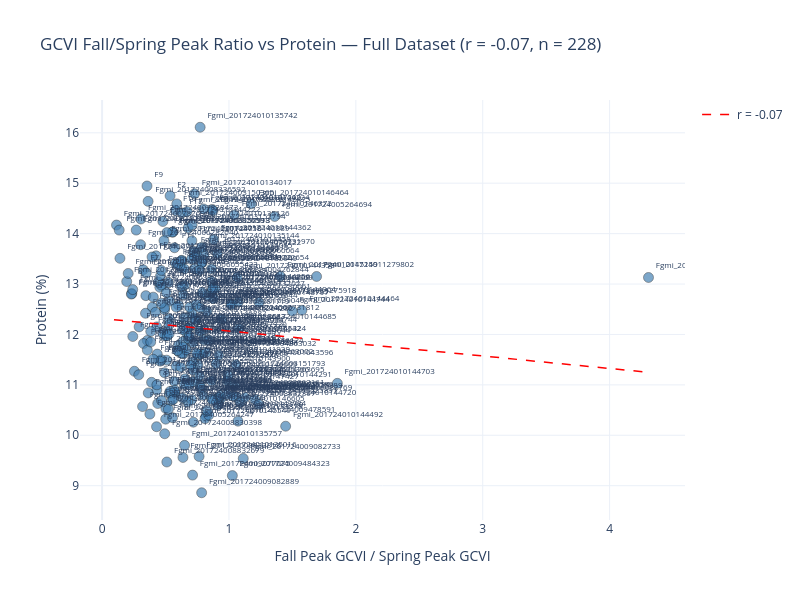

Write notebook code for a chart like this one.
### Markdown cell above
## 1b. GCVI Fall/Spring Peak Ratio vs Protein

Exploratory analysis: does the ratio of fall (tillering) GCVI peak to spring
(heading) GCVI peak correlate with grain protein across the full training set?

### Code cell
import plotly.graph_objects as go

# Load raw spectral time series and detected peaks
spectral_raw = pd.read_parquet(f'{output_dir}/spectral_raw.parquet')
spectral_raw['date'] = pd.to_datetime(spectral_raw['date'])

peak_df = pd.read_csv(f'{output_dir}/peak_days.csv')
peak_df['peak_date'] = pd.to_datetime(peak_df['peak_date'])
peak_df['field_key'] = peak_df['field_key'].astype(str)

# Protein per field from engineered features
protein_by_field = df.groupby('field_key')['protein_pct'].mean()

# Compute fall/spring GCVI peak ratio for every field
peak_ratio_records = []

for fk in spectral_raw['field_key'].unique():
    fk_str = str(fk)
    grp = spectral_raw[spectral_raw['field_key'] == fk].copy()

    peak_row = peak_df[peak_df['field_key'] == fk_str]
    if len(peak_row) == 0:
        continue
    peak_date = pd.Timestamp(peak_row.iloc[0]['peak_date'])

    # Spring window: +/- 15 days around peak
    spring_window = grp[(grp['date'] >= peak_date - pd.Timedelta(days=15)) &
                        (grp['date'] <= peak_date + pd.Timedelta(days=15))]
    spring_peak_gcvi = spring_window['GCVI'].max()

    # Fall window: Oct 1 – Jan 31 (tillering period for winter wheat)
    fall_window = grp[(grp['date'] >= '2024-10-01') & (grp['date'] <= '2025-01-31')]
    fall_peak_gcvi = fall_window['GCVI'].max() if len(fall_window) > 0 else np.nan

    protein_val = protein_by_field.get(fk_str, np.nan)

    peak_ratio_records.append({
        'field_key': fk_str,
        'fall_peak_gcvi': fall_peak_gcvi,
        'spring_peak_gcvi': spring_peak_gcvi,
        'peak_ratio': fall_peak_gcvi / spring_peak_gcvi if spring_peak_gcvi > 0 else np.nan,
        'protein_pct': protein_val
    })

peak_ratio_df = pd.DataFrame(peak_ratio_records).dropna()
corr = peak_ratio_df['peak_ratio'].corr(peak_ratio_df['protein_pct'])

print(f"Fields with valid ratio: {len(peak_ratio_df)}")
print(f"Pearson r = {corr:.3f}")

# --- Scatter plot ---
fig = go.Figure()
fig.add_trace(go.Scatter(
    x=peak_ratio_df['peak_ratio'],
    y=peak_ratio_df['protein_pct'],
    mode='markers+text',
    marker=dict(size=10, color='steelblue', opacity=0.7,
                line=dict(color='black', width=0.5)),
    text=['F' + str(fk) for fk in peak_ratio_df['field_key']],
    textposition='top right', textfont=dict(size=8),
    hovertemplate=(
        'Field %{text}<br>'
        'Fall/Spring ratio: %{x:.2f}<br>'
        'Protein: %{y:.2f}%<extra></extra>'
    ),
    showlegend=False
))

# Trend line
z = np.polyfit(peak_ratio_df['peak_ratio'], peak_ratio_df['protein_pct'], 1)
x_line = np.linspace(peak_ratio_df['peak_ratio'].min() - 0.02,
                     peak_ratio_df['peak_ratio'].max() + 0.02, 50)
fig.add_trace(go.Scatter(
    x=x_line, y=np.polyval(z, x_line),
    mode='lines', line=dict(color='red', dash='dash', width=1.5),
    name=f'r = {corr:.2f}'
))

fig.update_layout(
    title=f'GCVI Fall/Spring Peak Ratio vs Protein — Full Dataset (r = {corr:.2f}, n = {len(peak_ratio_df)})',
    xaxis_title='Fall Peak GCVI / Spring Peak GCVI',
    yaxis_title='Protein (%)',
    width=800, height=600,
    template='plotly_white'
)
fig.show()

print(peak_ratio_df[['field_key', 'fall_peak_gcvi', 'spring_peak_gcvi', 'peak_ratio', 'protein_pct']]
      .sort_values('peak_ratio').to_string(index=False))

# --- Add peak_ratio as feature to X ---
ratio_feat = peak_ratio_df[['field_key', 'peak_ratio']].rename(
    columns={'peak_ratio': 'gcvi_fall_spring_ratio'}
)
df = df.merge(ratio_feat, on='field_key', how='left')

n_valid = df['gcvi_fall_spring_ratio'].notna().sum()
n_total = len(df)
print(f"\nAdded 'gcvi_fall_spring_ratio' to df: {n_valid}/{n_total} fields have valid values")

feat_cols.append('gcvi_fall_spring_ratio')
X = df[feat_cols].copy()
y = df['protein_pct'].values
groups = df['field_key'].values

print(f"Features (input to CV): {X.shape[1]} (was {X.shape[1] - 1})")

### Figure 1 — Plotly figure (JSON) as saved in the notebook; plotly's stock layout.template omitted (floating-point values rounded to 4 significant figures; data arrays with more than 128 entries replaced by an {"elided": "..."} marker saying what was removed)
{"data": [{"hovertemplate": "Field %{text}<br>Fall/Spring ratio: %{x:.2f}<br>Protein: %{y:.2f}%<extra></extra>", "marker": {"color": "steelblue", "line": {"color": "black", "width": 0.5}, "opacity": 0.7, "size": 10}, "mode": "markers+text", "showlegend": false, "text": {"elided": "228 str values"}, "textfont": {"size": 8}, "textposition": "top right", "type": "scatter", "x": {"elided": "228 float values"}, "y": {"elided": "228 float values"}}, {"line": {"color": "red", "dash": "dash", "width": 1.5}, "mode": "lines", "name": "r = -0.07", "type": "scatter", "x": [0.09353, 0.1799, 0.2663, 0.3527, 0.4391, 0.5255, 0.6118, 0.6982, 0.7846, 0.871, 0.9574, 1.044, 1.13, 1.217, 1.303, 1.389, 1.476, 1.562, 1.648, 1.735, 1.821, 1.908, 1.994, 2.08, 2.167, 2.253, 2.34, 2.426, 2.512, 2.599, 2.685, 2.771, 2.858, 2.944, 3.031, 3.117, 3.203, 3.29, 3.376, 3.463, 3.549, 3.635, 3.722, 3.808, 3.894, 3.981, 4.067, 4.154, 4.24, 4.326], "y": [12.29, 12.27, 12.25, 12.23, 12.21, 12.19, 12.16, 12.14, 12.12, 12.1, 12.08, 12.06, 12.04, 12.01, 11.99, 11.97, 11.95, 11.93, 11.91, 11.89, 11.86, 11.84, 11.82, 11.8, 11.78, 11.76, 11.74, 11.71, 11.69, 11.67, 11.65, 11.63, 11.61, 11.59, 11.57, 11.54, 11.52, 11.5, 11.48, 11.46, 11.44, 11.42, 11.39, 11.37, 11.35, 11.33, 11.31, 11.29, 11.27, 11.24]}], "layout": {"height": 600, "title": {"text": "GCVI Fall/Spring Peak Ratio vs Protein — Full Dataset (r = -0.07, n = 228)"}, "width": 800, "xaxis": {"title": {"text": "Fall Peak GCVI / Spring Peak GCVI"}}, "yaxis": {"title": {"text": "Protein (%)"}}}}
